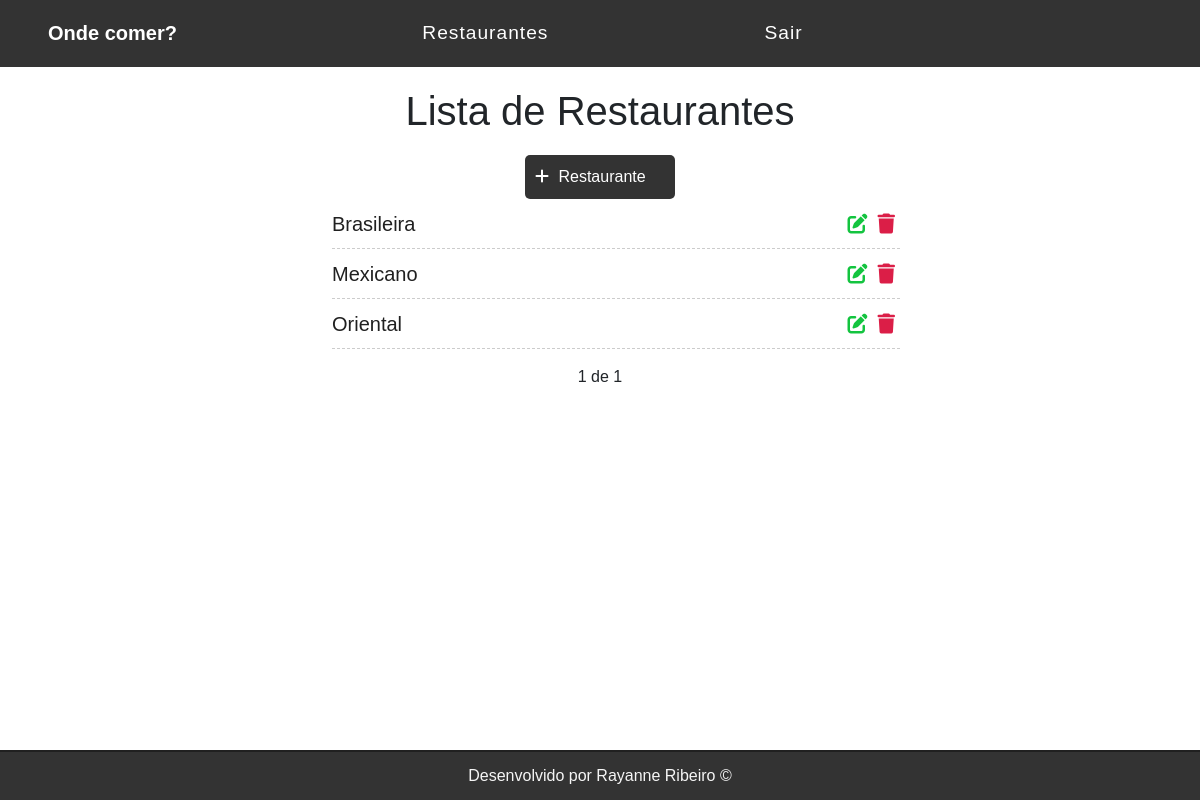
The app's page / (signed in), older data.
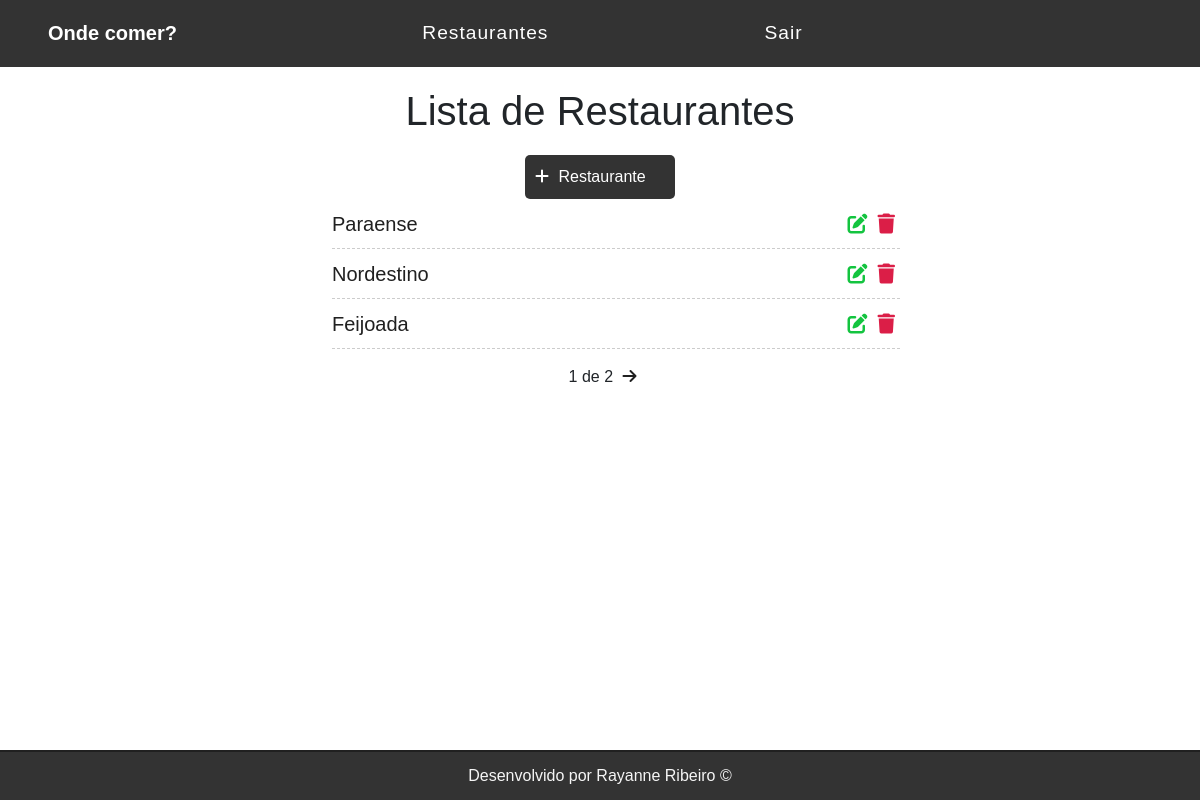
The same page, newer data.
### restaurantes/models.py (models this page shows, shortened)
class Restaurante(models.Model):
    nome = models.CharField(max_length=255)
    description = models.TextField()
    codigo = models.CharField(max_length=15)
    created_at = models.DateTimeField(auto_now_add=True)
    updated_at = models.DateTimeField(auto_now=True)

### restaurantes/views.py (the view)
# urls.py: path('', restauranteList, name= 'restaurante-list'),
@login_required
def restauranteList(request):
    restaurante_list = Restaurante.objects.all().order_by('-created_at')
    paginator = Paginator(restaurante_list, 3)
    page = request.GET.get('page')
    restaurante = paginator.get_page(page)  # tasks
    return render(request, 'restaurante/list.html', {'restaurante': restaurante})

### restaurantes/templates/restaurante/list.html (shortened to what this page needs)
{% extends 'base.html' %}
{% block content %}
<div class="offset-1 col-10 list-div container-lista">
    <h1>Lista de Restaurantes</h1>
    <a id="add-link" class="btn-add" href="addrestaurante/">
        <div class="col-2 add-div">
            <i class="fas fa-plus"></i> Restaurante
        </div>
    </a>
    <ul class="taks-list">
        {% for restaurante in restaurante %}
        <li class="task-item">
            <span><a href="restaurante/{{restaurante.id}}">{{ restaurante.nome}}</a></span>
            <a  class="delete-btn" href="delete/{{restaurante.id}}"><span><i class="fas fa-trash"></i></span></a>
            <a href="edit/{{restaurante.id}}"><span><i class="fas fa-edit"></i></span></a>
        </li>
        {% endfor %}
    </ul>
    <div class="pagination">
        <span class="step-links">
            <span class="current">
                {{restaurante.number}} de {{restaurante.paginator.num_pages}}
            </span>
            {% if restaurante.has_next %}
            <a href="?page={{ restaurante.next_page_number }}"><i class="fas fa-arrow-right"></i></a>
            {% endif %}
        </span>
    </div>
</div>
{% endblock %}

### restaurantes/templates/base.html (shortened to what this page needs)
{% load static %}
<!DOCTYPE html>
<html lang="en">
<head>
  <link href="https://cdn.jsdelivr.net/npm/bootstrap@5.2.3/dist/css/bootstrap.min.css" rel="stylesheet"
>
  <link rel="stylesheet" href="https://cdnjs.cloudflare.com/ajax/libs/font-awesome/6.2.1/css/all.min.css"
 />
  <link rel="stylesheet" href="{% static 'css/style.css' %}">
</head>
<body>
  <nav class="navbar navbar-expand-lg ">
    <div class="container-fluid">
      <a class="navbar-brand nav-title mx-5" href="/">Onde comer?</a>
      <div class="collapse navbar-collapse" id="navbarSupportedContent">
        <ul class="navbar-nav me-auto mb-2 mb-lg-0">
          {% if user.is_authenticated %}
          <li class="nav-item">
            <a class="nav-link " aria-current="page" href="/">Restaurantes</a>
          </li>
          {% else %}
          <li class="nav-item">
            <a class="nav-link " aria-current="page" href="/accounts/login">Entrar</a>
          </li>
          {% endif %}
          {% if user.is_authenticated %}
          <li class="nav-item">
            <a class="nav-link " aria-current="page" href="/accounts/logout">Sair</a>
          </li>
          {% endif %}
        </ul>
      </div>
    </div>
  </nav>
  {% block content %}
  {% endblock %}
  <footer>
    <p>Desenvolvido por Rayanne Ribeiro &copy;</p>
  </footer>
</body>
</html>

### restaurantes/static/css/style.css (style rules this page uses)
* { font-family: sans-serif; }
.container-fluid { padding: 0; }
.navbar { background-color: #333; border-bottom: 1px solid #333; margin-bottom: 20px; }
.navbar-nav { margin: auto; }
.navbar-brand { font-weight: bold; margin: 5px; }
.navbar-nav a.nav-link { letter-spacing: 1px; }
.nav-link { color: #fff; font-size: 1.2rem; margin-right: 200px; }
.nav-title { color: #fff; }
.add-div { background-color: #333; width: 150px; cursor: pointer; color: #fff; padding: 10px; border-radius: 5px; margin: 0 auto; }
.fas.fa-plus { margin-right: 5px; }
#add-link { text-decoration: none; }
.list-div { padding: 0; }
.task-item { list-style: none; font-size: 20px; height: 50px; padding-top: 10px; border-bottom: 1px dashed #ccc; }
a { color: #202020; text-decoration: none; }
.fas.fa-trash, .fas.fa-edit { cursor:pointer; margin: 5px; font-size: 20px; float: right; }
.fas.fa-trash { color: #db1e47; }
.fas.fa-edit { color: #13c43f; }
.btn-add, .btn-edit { margin: 20px 0px; }
footer { background-color: #333; height: 50px; border-top: 2px solid #202020; position: absolute; bottom: 0; width: 100%; }
footer p { color: #f5f5f5; text-align: center; top: 25%; position: relative; }
.pagination { margin-bottom: 20px; }
.step-links { position: relative; margin-left: auto; margin-right: auto; }
.step-links .current { margin-left: 5px; margin-right: 5px; }
.container-voto, .container-pergunta, .container-lista { width: 600px; margin: 0 auto; }
h6,h4,h3, h1 { text-align: center; }
h1 { margin-bottom: 20px; }

Row changes from the older to the newer data that the page shows:
removed Restaurante: nome "Brasileira"
removed Restaurante: nome "Mexicano"
removed Restaurante: nome "Oriental"
added Restaurante: nome "Paraense"
added Restaurante: nome "Nordestino"
added Restaurante: nome "Feijoada"
Text that changed along with them:
{{ restaurante.paginator.num_pages }}: "1" → "2"
